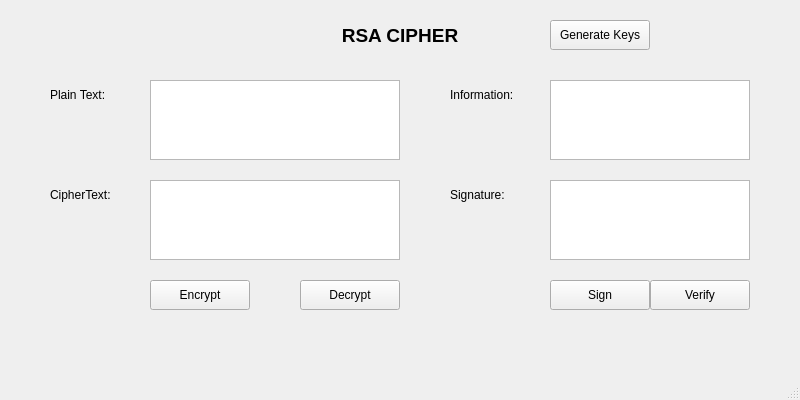
<?xml version="1.0" encoding="UTF-8"?>
<ui version="4.0">
 <class>RSA_Cipher</class>
 <widget class="QMainWindow" name="RSA_Cipher">
  <property name="geometry">
   <rect>
    <x>0</x>
    <y>0</y>
    <width>800</width>
    <height>400</height>
   </rect>
  </property>
  <property name="windowTitle">
   <string>RSA Cipher</string>
  </property>
  <widget class="QWidget" name="centralwidget">
   <widget class="QLabel" name="label_title">
    <property name="geometry">
     <rect>
      <x>300</x>
      <y>20</y>
      <width>200</width>
      <height>30</height>
     </rect>
    </property>
    <property name="font">
     <font>
      <pointsize>14</pointsize>
      <weight>75</weight>
      <bold>true</bold>
     </font>
    </property>
    <property name="text">
     <string>RSA CIPHER</string>
    </property>
    <property name="alignment">
     <set>Qt::AlignCenter</set>
    </property>
   </widget>
   <widget class="QPushButton" name="btn_generate_keys">
    <property name="geometry">
     <rect>
      <x>550</x>
      <y>20</y>
      <width>100</width>
      <height>30</height>
     </rect>
    </property>
    <property name="text">
     <string>Generate Keys</string>
    </property>
   </widget>
   <widget class="QLabel" name="label_plain_text">
    <property name="geometry">
     <rect>
      <x>50</x>
      <y>80</y>
      <width>100</width>
      <height>30</height>
     </rect>
    </property>
    <property name="text">
     <string>Plain Text:</string>
    </property>
   </widget>
   <widget class="QPlainTextEdit" name="txt_plain_text">
    <property name="geometry">
     <rect>
      <x>150</x>
      <y>80</y>
      <width>250</width>
      <height>80</height>
     </rect>
    </property>
   </widget>
   <widget class="QLabel" name="label_cipher_text">
    <property name="geometry">
     <rect>
      <x>50</x>
      <y>180</y>
      <width>100</width>
      <height>30</height>
     </rect>
    </property>
    <property name="text">
     <string>CipherText:</string>
    </property>
   </widget>
   <widget class="QPlainTextEdit" name="txt_cipher_text">
    <property name="geometry">
     <rect>
      <x>150</x>
      <y>180</y>
      <width>250</width>
      <height>80</height>
     </rect>
    </property>
   </widget>
   <widget class="QPushButton" name="btn_encrypt">
    <property name="geometry">
     <rect>
      <x>150</x>
      <y>280</y>
      <width>100</width>
      <height>30</height>
     </rect>
    </property>
    <property name="text">
     <string>Encrypt</string>
    </property>
   </widget>
   <widget class="QPushButton" name="btn_decrypt">
    <property name="geometry">
     <rect>
      <x>300</x>
      <y>280</y>
      <width>100</width>
      <height>30</height>
     </rect>
    </property>
    <property name="text">
     <string>Decrypt</string>
    </property>
   </widget>
   <widget class="QLabel" name="label_information">
    <property name="geometry">
     <rect>
      <x>450</x>
      <y>80</y>
      <width>100</width>
      <height>30</height>
     </rect>
    </property>
    <property name="text">
     <string>Information:</string>
    </property>
   </widget>
   <widget class="QPlainTextEdit" name="txt_information">
    <property name="geometry">
     <rect>
      <x>550</x>
      <y>80</y>
      <width>200</width>
      <height>80</height>
     </rect>
    </property>
   </widget>
   <widget class="QLabel" name="label_signature">
    <property name="geometry">
     <rect>
      <x>450</x>
      <y>180</y>
      <width>100</width>
      <height>30</height>
     </rect>
    </property>
    <property name="text">
     <string>Signature:</string>
    </property>
   </widget>
   <widget class="QPlainTextEdit" name="txt_signature">
    <property name="geometry">
     <rect>
      <x>550</x>
      <y>180</y>
      <width>200</width>
      <height>80</height>
     </rect>
    </property>
   </widget>
   <widget class="QPushButton" name="btn_sign">
    <property name="geometry">
     <rect>
      <x>550</x>
      <y>280</y>
      <width>100</width>
      <height>30</height>
     </rect>
    </property>
    <property name="text">
     <string>Sign</string>
    </property>
   </widget>
   <widget class="QPushButton" name="btn_verify">
    <property name="geometry">
     <rect>
      <x>650</x>
      <y>280</y>
      <width>100</width>
      <height>30</height>
     </rect>
    </property>
    <property name="text">
     <string>Verify</string>
    </property>
   </widget>
  </widget>
  <widget class="QStatusBar" name="statusbar"/>
 </widget>
 <resources/>
 <connections/>
</ui>
